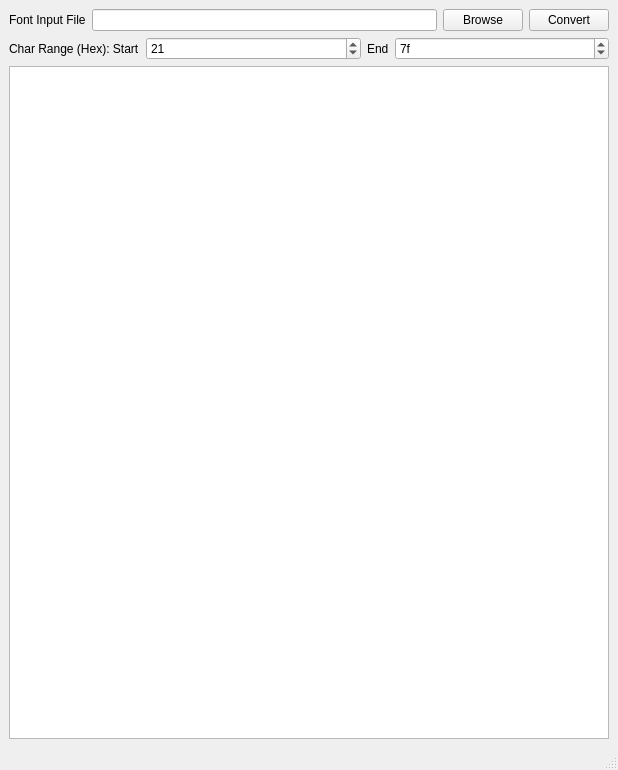
<?xml version="1.0" encoding="UTF-8"?>
<ui version="4.0">
 <class>MainWindow</class>
 <widget class="QMainWindow" name="MainWindow">
  <property name="geometry">
   <rect>
    <x>0</x>
    <y>0</y>
    <width>618</width>
    <height>770</height>
   </rect>
  </property>
  <property name="windowTitle">
   <string>Convert Font to CTF Format</string>
  </property>
  <widget class="QWidget" name="centralwidget">
   <layout class="QGridLayout" name="gridLayout">
    <item row="0" column="0">
     <layout class="QVBoxLayout" name="verticalLayout">
      <item>
       <layout class="QHBoxLayout" name="horizontalLayout">
        <item>
         <widget class="QLabel" name="label">
          <property name="text">
           <string>Font Input File</string>
          </property>
         </widget>
        </item>
        <item>
         <widget class="QLineEdit" name="path_text"/>
        </item>
        <item>
         <widget class="QPushButton" name="browse_button">
          <property name="text">
           <string>Browse</string>
          </property>
         </widget>
        </item>
        <item>
         <widget class="QPushButton" name="convert_button">
          <property name="text">
           <string>Convert</string>
          </property>
         </widget>
        </item>
       </layout>
      </item>
      <item>
       <layout class="QHBoxLayout" name="horizontalLayout_2" stretch="0,1,0,1">
        <item>
         <widget class="QLabel" name="label_3">
          <property name="text">
           <string>Char Range (Hex): Start</string>
          </property>
         </widget>
        </item>
        <item>
         <widget class="QSpinBox" name="start_range">
          <property name="maximum">
           <number>1000000</number>
          </property>
          <property name="value">
           <number>33</number>
          </property>
          <property name="displayIntegerBase">
           <number>16</number>
          </property>
         </widget>
        </item>
        <item>
         <widget class="QLabel" name="label_2">
          <property name="text">
           <string>End</string>
          </property>
         </widget>
        </item>
        <item>
         <widget class="QSpinBox" name="end_range">
          <property name="maximum">
           <number>1000000</number>
          </property>
          <property name="value">
           <number>127</number>
          </property>
          <property name="displayIntegerBase">
           <number>16</number>
          </property>
         </widget>
        </item>
       </layout>
      </item>
      <item>
       <widget class="QTextEdit" name="info_text">
        <property name="enabled">
         <bool>true</bool>
        </property>
        <property name="acceptDrops">
         <bool>false</bool>
        </property>
        <property name="undoRedoEnabled">
         <bool>false</bool>
        </property>
        <property name="acceptRichText">
         <bool>false</bool>
        </property>
       </widget>
      </item>
     </layout>
    </item>
   </layout>
  </widget>
  <widget class="QMenuBar" name="menubar">
   <property name="geometry">
    <rect>
     <x>0</x>
     <y>0</y>
     <width>618</width>
     <height>22</height>
    </rect>
   </property>
  </widget>
  <widget class="QStatusBar" name="statusbar"/>
 </widget>
 <resources/>
 <connections/>
</ui>
